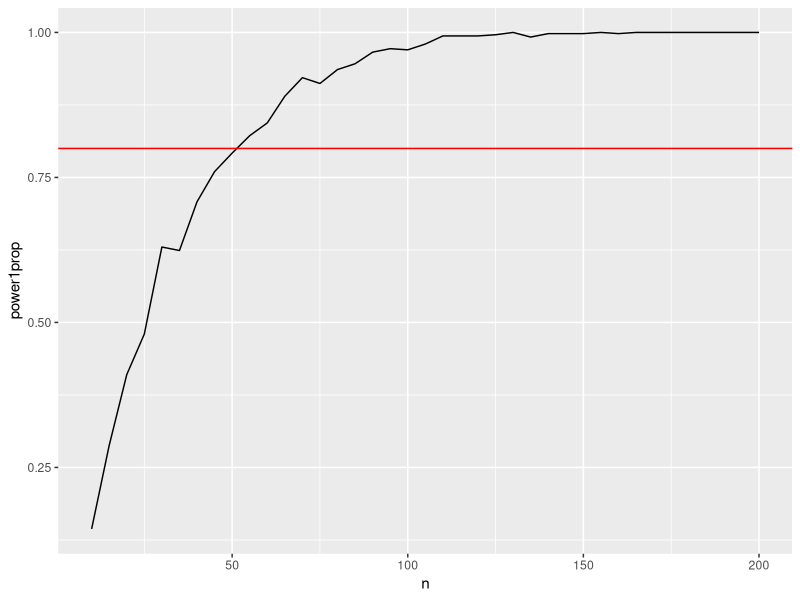
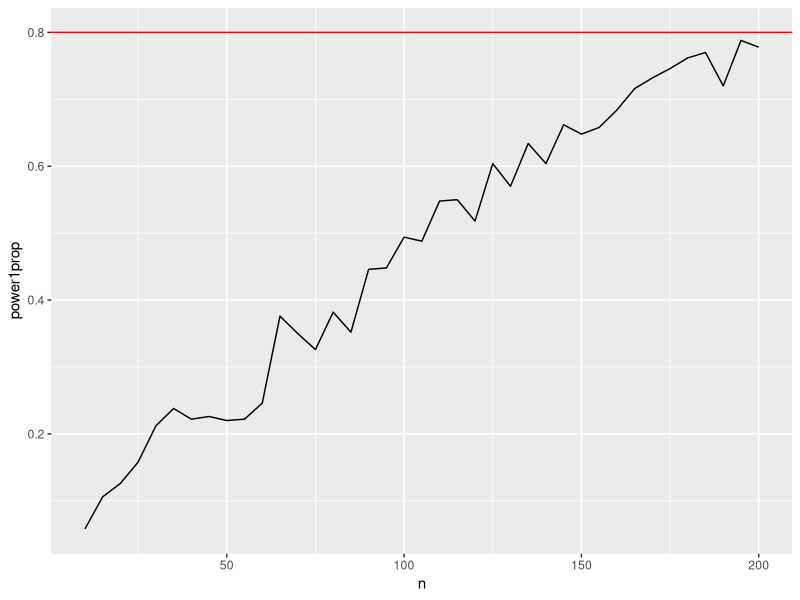
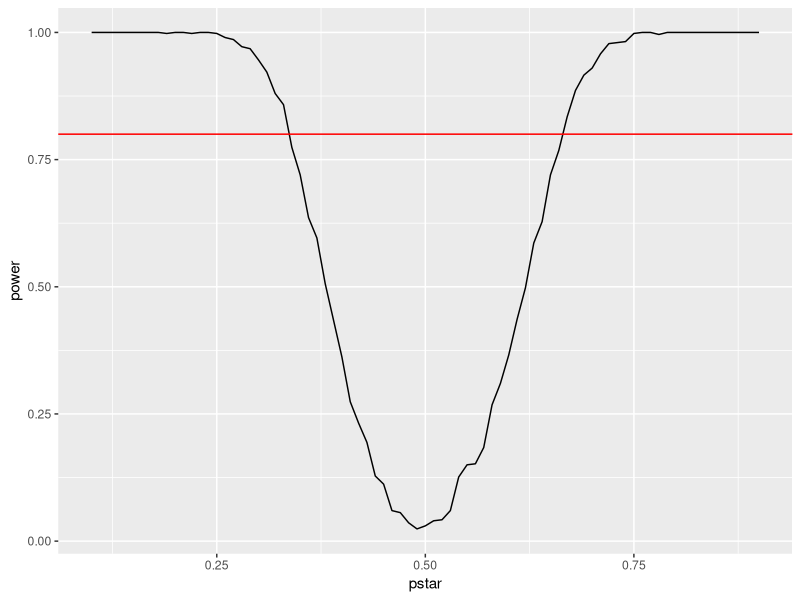

Source code (R) for these figures, in order:
## ---- chunk 1
knitr::opts_chunk$set(echo = TRUE)
library(haven)
library(ggplot2)
## ---- chunk 2
N <- 500
ns <- seq(10, 200, by=5)  # range of sample sizes to test
prb = 0.7
power1prop <- rep(NA, length(ns))

for (j in 1:length(ns)) {
  rej <- rep(NA, N)
  for (i in 1:N) {
    smp <- rbinom(ns[j], size=1, prob=prb)
    res <- prop.test(sum(smp), n=ns[j], p=0.5, alternative="two.sided")
    rej[i] <- res$p.value < 0.05
  }
  power1prop[j] <- mean(rej)
}

dfQ1 <- data.frame(n=ns, power1prop=power1prop)

ggplot(dfQ1) +
  geom_line(aes(x=n, y=power1prop)) +
  geom_hline(yintercept=0.80, color="red")
## ---- chunk 3
N <- 500
ns <- seq(10, 200, by=5)  # range of sample sizes to test
prb = 0.6
power1prop <- rep(NA, length(ns))

for (j in 1:length(ns)) {
  rej <- rep(NA, N)
  for (i in 1:N) {
    smp <- rbinom(ns[j], size=1, prob=prb)
    res <- prop.test(sum(smp), n=ns[j], p=0.5, alternative="two.sided")
    rej[i] <- res$p.value < 0.05
  }
  power1prop[j] <- mean(rej)
}

dfQ2 <- data.frame(n=ns, power1prop=power1prop)

ggplot(dfQ2) +
  geom_line(aes(x=n, y=power1prop)) +
  geom_hline(yintercept=0.80, color="red")
## ---- chunk 4
N <- 500
probs <- seq(0.1, 0.9, by=0.01)
power <- rep(NA, length(probs))
n = 80

for (j in 1:length(probs)) {
  rej <- rep(NA, N)
  for (i in 1:N) {
    smp <- rbinom(n, size=1, prob=probs[j])
    res <- prop.test(sum(smp), n=n, p=0.5, alternative="two.sided")
    rej[i] <- res$p.value < 0.05
  }
  power[j] <- mean(rej)
}

dfQ3 <- data.frame(pstar=probs, power=power)

ggplot(dfQ3) + geom_line(aes(x=pstar, y=power)) + geom_hline(yintercept=0.80, color="red")
## ---- chunk 5
n = 30
x = rexp(n=n)
epsilon = runif(n=n, -1.5, 1.5)
y = 3 + 0.8*x + epsilon
myregression = lm(y~x)
summary(myregression)
## ---- chunk 6
N <- 500
rej <- rep(NA, N)
for (i in 1:N) {
  x <- rexp(n=30)
  epsilon <- runif(n=30, -1.5, 1.5)
  y <- 3 + 0.8*x + epsilon
  reg <- lm(y~x)
  coef_table <- summary(reg)$coefficients
  pval <- coef_table["x", "Pr(>|t|)"]
  rej[i] <- pval < 0.05
}
pwr <- mean(rej)
sprintf("The power of the test in this setting is %0.4f", pwr)
## ---- chunk 7
N <- 500
rej <- rep(NA, N)
for (i in 1:N) {
  x <- rexp(n=30)
  epsilon <- runif(n=30, -1.5, 1.5)
  y <- 3 + epsilon
  reg <- lm(y~x)
  coef_table <- summary(reg)$coefficients
  pval <- coef_table["x", "Pr(>|t|)"]
  rej[i] <- pval < 0.05
}
type1_error <- mean(rej)
sprintf("The rejection probability of the hypothesis (type I errors in this case) is %0.4f", type1_error)
